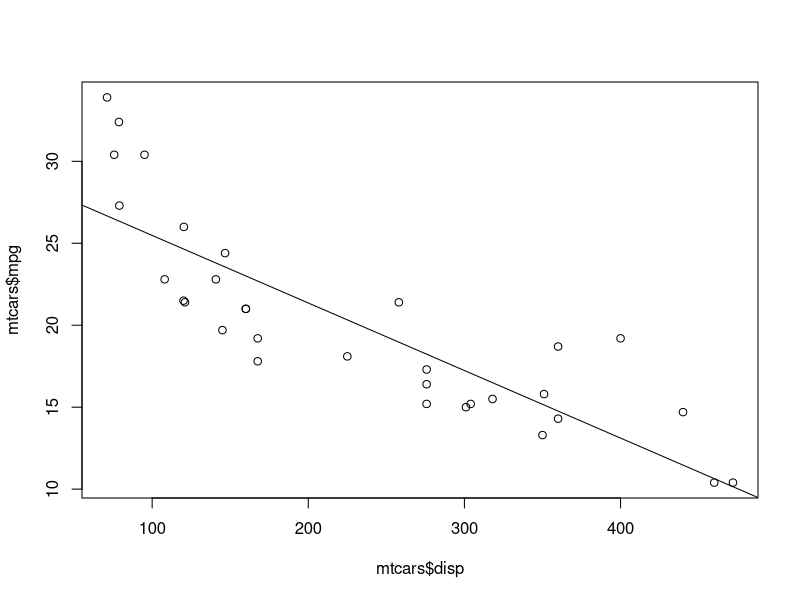
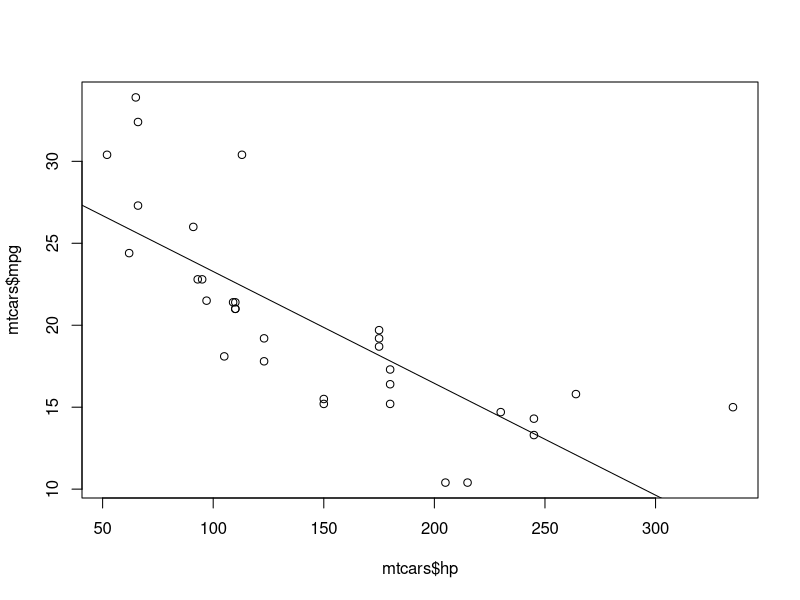
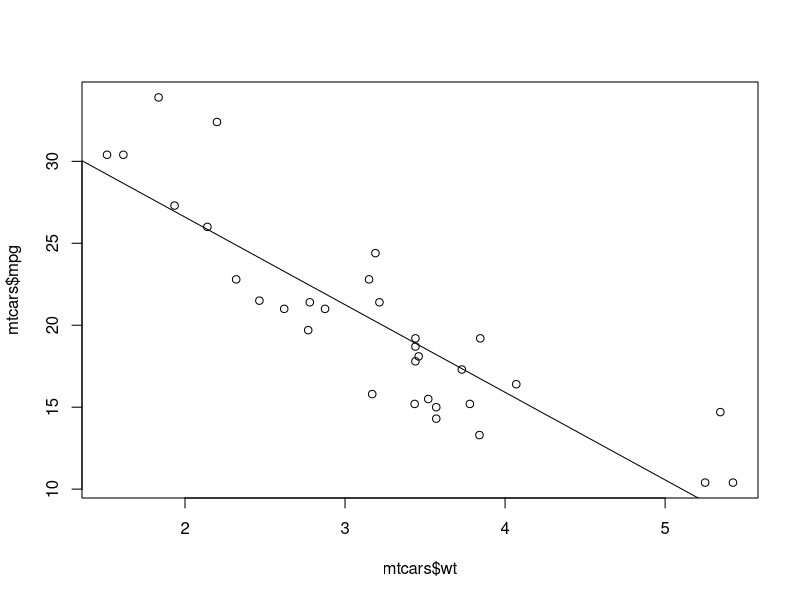

Recreate these plots in R, in order.
# Multiple Linear Regression 

# --> extension of linear regression into relationship between more than two variables. 
# --> we have more than one predictor(independent) variable and one response(dependent) variable.

# y = a + b1x1 + b2x2 +...bnxn

# Where,
# y is the response variable.
# a, b1, b2...bn are the coefficients.
# x1, x2, ...xn are the predictor variables.


View(mtcars)
? mtcars

model<-lm(mpg~disp+hp+wt,data =mtcars) # mpd - dependent , disp,wt,hp - indpendent 
model
 
summary(model) 

plot(mtcars$disp,mtcars$mpg) # x axis having independent , y axis will have dependent vbl only 
#to see linear rellation ,a draw straight line 
abline(lm(mpg~disp,data = mtcars)) # to draw a straight line 


plot(mtcars$hp,mtcars$mpg)
abline(lm(mpg~hp,data = mtcars))

plot(mtcars$wt,mtcars$mpg)
abline(lm(mpg~wt,data = mtcars))

# negatively related , right bottom to left upper 

z<- data.frame(disp=221,hp=102,wt=2.92)
z

ress=predict(model,z)
ress


#y=a+(b1*x1)+(b2 *x2)+(b3*x3)

a =coef(model) # all coef will be shown 

a =coef(model)[1]   # to calc intercept value , [1] to display intercept value in 
a

 b1=coef(model)[2]
b1

b2=coef(model)[3]
b2

b3=coef(model)[4]
b3


x1=221  # disp=221
x2=102  # hp=102
x3=2.92 # wt=2.92

y=a+(b1*x1)+(b2 *x2)+(b3*x3) # equivalent to ress above  
y


#-----------------------------------------------------------------------------------------------------





